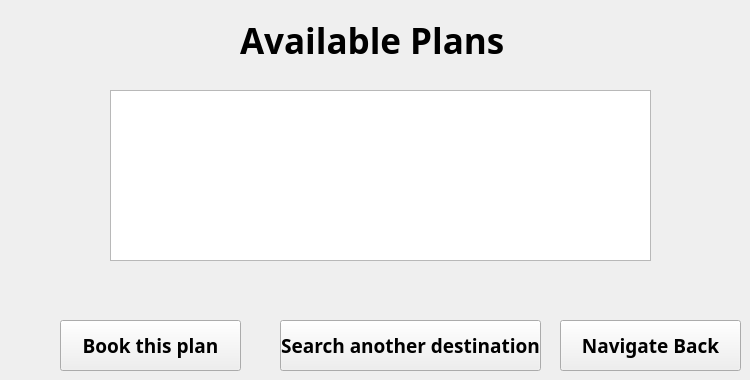
    <widget class="QWidget" name="AvailablePlans">
     <widget class="QLabel" name="label_24">
      <property name="geometry">
       <rect>
        <x>240</x>
        <y>10</y>
        <width>341</width>
        <height>61</height>
       </rect>
      </property>
      <property name="font">
       <font>
        <family>Myriad Arabic</family>
        <pointsize>26</pointsize>
        <weight>75</weight>
        <italic>false</italic>
        <bold>true</bold>
       </font>
      </property>
      <property name="text">
       <string>Available Plans</string>
      </property>
     </widget>
     <widget class="QPushButton" name="BookPlan">
      <property name="geometry">
       <rect>
        <x>60</x>
        <y>320</y>
        <width>181</width>
        <height>51</height>
       </rect>
      </property>
      <property name="font">
       <font>
        <family>Myriad Hebrew</family>
        <pointsize>14</pointsize>
        <weight>75</weight>
        <bold>true</bold>
       </font>
      </property>
      <property name="text">
       <string>Book this plan</string>
      </property>
     </widget>
     <widget class="QPushButton" name="searchAnother">
      <property name="geometry">
       <rect>
        <x>280</x>
        <y>320</y>
        <width>261</width>
        <height>51</height>
       </rect>
      </property>
      <property name="font">
       <font>
        <family>Myriad Hebrew</family>
        <pointsize>14</pointsize>
        <weight>75</weight>
        <bold>true</bold>
       </font>
      </property>
      <property name="text">
       <string>Search another destination</string>
      </property>
     </widget>
     <widget class="QPushButton" name="gosaf">
      <property name="geometry">
       <rect>
        <x>560</x>
        <y>320</y>
        <width>181</width>
        <height>51</height>
       </rect>
      </property>
      <property name="font">
       <font>
        <family>Myriad Hebrew</family>
        <pointsize>14</pointsize>
        <weight>75</weight>
        <bold>true</bold>
       </font>
      </property>
      <property name="text">
       <string>Navigate Back</string>
      </property>
     </widget>
     <widget class="QTextEdit" name="textEdit_4">
      <property name="geometry">
       <rect>
        <x>110</x>
        <y>90</y>
        <width>541</width>
        <height>171</height>
       </rect>
      </property>
     </widget>
    </widget>
